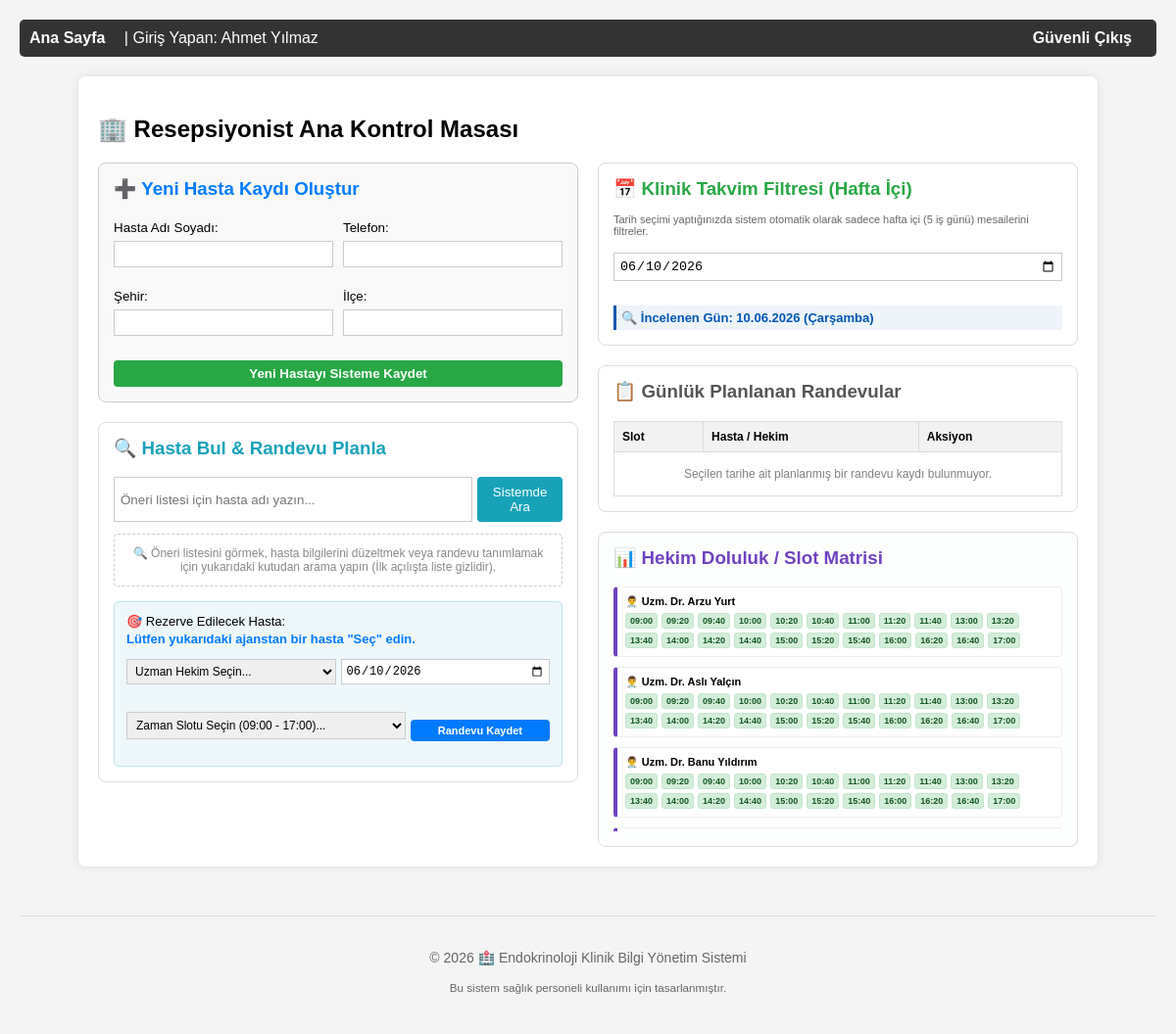
/resepsiyon.php (signed in), run on the app's committed database.
### tables this page shows
CREATE TABLE `users` (
  `id` int(11) NOT NULL,
  `role_id` int(11) DEFAULT NULL,
  `username` varchar(50) DEFAULT NULL,
  `password` varchar(255) DEFAULT NULL,
  `full_name` varchar(100) DEFAULT NULL,
  `phone` varchar(20) DEFAULT NULL,
  `city` varchar(50) DEFAULT NULL,
  `district` varchar(50) DEFAULT NULL
);

### resepsiyon.php (the view, shortened to what this page needs)
<?php
include 'header.php';
require_once 'db.php';
$selected_date = isset($_GET['filter_date']) ? $_GET['filter_date'] : date('Y-m-d');
$edit_patient = null;
$search_q = isset($_GET['p_search']) ? trim($_GET['p_search']) : '';
$hastalar = [];
$doktorlar = $pdo->query("SELECT id, full_name FROM users WHERE role_id = 2 ORDER BY full_name ASC")->fetchAll(PDO::FETCH_ASSOC);
$stmt = $pdo->prepare("SELECT a.*, p.full_name as patient_name, d.full_name as doctor_name FROM appointments a JOIN users p ON a.patient_id = p.id JOIN users d ON a.doctor_id = d.id WHERE DATE(a.appointment_date) = ? ORDER BY a.appointment_date ASC");
$stmt->execute([$selected_date]);
$günün_randevulari = $stmt->fetchAll(PDO::FETCH_ASSOC);
$dolu_slotlar = [];
$sabit_slotlar = [
    "09:00", "09:20", "09:40", "10:00", "10:20", "10:40", "11:00", "11:20", "11:40",
    "13:00", "13:20", "13:40", "14:00", "14:20", "14:40", "15:00", "15:20", "15:40",
    "16:00", "16:20", "16:40", "17:00"
];
?>
<div class="container">
    <h2>🏢 Resepsiyonist Ana Kontrol Masası</h2>
    <div class="grid">
        <div>
            <div style="background: #f9f9f9; padding: 15px; border: 1px solid #ccc; border-radius: 8px; margin-bottom: 20px;">
                <h3 style="margin-top:0; color:#007bff;"><?php echo $edit_patient ? '✏️ Hasta Bilgilerini Düzelt' : '➕ Yeni Hasta Kaydı Oluştur'; ?></h3>
                <form method="POST" action="resepsiyon.php?filter_date=<?php echo $selected_date; ?>">
                    <div class="grid" style="grid-template-columns: 1fr 1fr; gap:10px;">
                        <div><small>Hasta Adı Soyadı:</small><input type="text" name="full_name" value="<?php echo $edit_patient ? htmlspecialchars($edit_patient['full_name']) : ''; ?>" required style="padding:5px;"></div>
                        <div><small>Telefon:</small><input type="text" name="phone" value="<?php echo $edit_patient ? htmlspecialchars($edit_patient['phone']) : ''; ?>" required style="padding:5px;"></div>
                    </div>
                    <div class="grid" style="grid-template-columns: 1fr 1fr; gap:10px; margin-top:5px;">
                        <div><small>Şehir:</small><input type="text" name="city" value="<?php echo $edit_patient ? htmlspecialchars($edit_patient['city']) : ''; ?>" required style="padding:5px;"></div>
                        <div><small>İlçe:</small><input type="text" name="district" value="<?php echo $edit_patient ? htmlspecialchars($edit_patient['district']) : ''; ?>" required style="padding:5px;"></div>
                    </div>
                    <button type="submit" name="save_patient" class="btn btn-green" style="width:100%; margin-top:10px; padding:6px; font-weight:bold;"><?php echo $edit_patient ? 'Değişiklikleri Veritabanına İşle' : 'Yeni Hastayı Sisteme Kaydet'; ?></button>
                </form>
            </div>
            <div style="background: #fff; padding: 15px; border: 1px solid #ddd; border-radius: 8px;">
                <h3 style="margin-top:0; color:#17a2b8;">🔍 Hasta Bul & Randevu Planla</h3>
                <form method="GET" style="display:flex; gap:5px; margin-bottom:10px;">
                    <input type="text" name="p_search" placeholder="Öneri listesi için hasta adı yazın..." value="<?php echo htmlspecialchars($search_q); ?>" required style="margin:0; padding:6px;">
                    <button type="submit" class="btn btn-blue" style="width:auto; background:#17a2b8; border-color:#17a2b8;">Sistemde Ara</button>
                </form>
                <?php if(!empty($search_q)): ?>
                    <table style="font-size:12px; background:#fafafa;">
                        <thead><tr><th>Hasta Detay Bilgisi</th><th>Aksiyonlar</th></tr></thead>
                        <tbody>
                            <?php if(count($hastalar) > 0): ?>
                                <?php foreach($hastalar as $h): ?>
                                <tr>
                                    <td>
                                        <b><?php echo htmlspecialchars($h['full_name']); ?></b> <small style="color:gray;">(ID: <?php echo $h['id']; ?>)</small><br>
                                        <small style="color:#777;">📞 <?php echo htmlspecialchars($h['phone']); ?> | 📍 <?php echo htmlspecialchars($h['district']); ?></small>
                                    </td>
                                    <td>
                                        <a href="resepsiyon.php?filter_date=<?php echo $selected_date; ?>&edit_p_id=<?php echo $h['id']; ?>&p_search=<?php echo urlencode($search_q); ?>" class="btn btn-blue" style="font-size:10px; padding:2px 5px; background:#ffc107; border-color:#ffc107; color:#000; text-decoration:none; display:inline-block;">Düzelt</a>
                                        <button onclick="document.getElementById('p_target_id').value='<?php echo $h['id']; ?>'; document.getElementById('p_target_name').innerText='👤 <?php echo htmlspecialchars($h['full_name']); ?> (ID: <?php echo $h['id']; ?>)';" class="btn btn-green" style="font-size:10px; padding:2px 5px; margin-left:3px;">Seç</button>
                                    </td>
                                </tr>
                                <?php endforeach; ?>
                            <?php else: ?>
                                <tr><td colspan="2" style="color:red; text-align:center; font-weight:bold; padding:10px;">Kritik: Aradığınız kriterde bir hasta kaydı bulunamadı.</td></tr>
                            <?php endif; ?>
                        </tbody>
                    </table>
                <?php else: ?>
                    <p style="font-size:12px; color:#888; border:1px dashed #ccc; padding:12px; text-align:center; border-radius:4px; margin-bottom:15px;">🔍 Öneri listesini görmek, hasta bilgilerini düzeltmek veya randevu tanımlamak için yukarıdaki kutudan arama yapın (İlk açılışta liste gizlidir).</p>
                <?php endif; ?>
                <div id="randevu_form_alani" style="margin-top:15px; background:#eef7f9; padding:12px; border-radius:5px; border:1px solid #bee5eb;">
                    <div style="font-size:13px; margin-bottom:8px;">🎯 Rezerve Edilecek Hasta: <br><strong id="p_target_name" style="color:#007bff; display:inline-block; margin-top:3px;">Lütfen yukarıdaki ajanstan bir hasta "Seç" edin.</strong></div>
                    <form method="POST" action="resepsiyon.php?filter_date=<?php echo $selected_date; ?>">
                        <div class="grid" style="grid-template-columns: 1fr 1fr; gap:5px;">
                            <select name="doctor_id" required style="padding:4px; font-size:12px;">
                                <option value="">Uzman Hekim Seçin...</option>
                            </select>
                            <input type="date" name="app_date" value="<?php echo $selected_date; ?>" required style="padding:4px; font-size:12px;" min="<?php echo date('Y-m-d'); ?>">
                        </div>
                        <div class="grid" style="grid-template-columns: 2fr 1fr; gap:5px; margin-top:8px; align-items: center;">
                            <select name="app_time" required style="padding:5px; font-size:12px;">
                                <option value="">Zaman Slotu Seçin (09:00 - 17:00)...</option>
                            </select>
                            <button type="submit" name="add_appointment" class="btn btn-blue" style="font-size: 11px; padding: 5px 10px; width: auto; white-space: nowrap; font-weight:bold;">Randevu Kaydet</button>
                        </div>
                    </form>
                </div>
            </div>
        </div>
        <div>
            <div style="background:#fff; padding:15px; border:1px solid #ddd; border-radius:8px; margin-bottom:20px;">
                <h3 style="margin-top:0; color:#28a745;">📅 Klinik Takvim Filtresi (Hafta İçi)</h3>
                <p style="font-size:11px; color:#666; margin-top:-5px;">Tarih seçimi yaptığınızda sistem otomatik olarak sadece hafta içi (5 iş günü) mesailerini filtreler.</p>
                <form method="GET" action="resepsiyon.php" style="display:flex; gap:5px;">
                    <input type="date" name="filter_date" value="<?php echo $selected_date; ?>" onchange="this.form.submit()" style="padding:5px;">
                </form>
                <div style="margin-top:10px; font-size:13px; font-weight:bold; color:#0056b3; background:#eef4fa; padding:5px; border-left:3px solid #0056b3;">
                    🔍 İncelenen Gün: <?php echo date("d.m.Y", strtotime($selected_date)); ?> (<?php $gunler = ["","Pazartesi","Salı","Çarşamba","Perşembe","Cuma"]; echo $gunler[date('N', strtotime($selected_date))]; ?>)
                </div>
            </div>
            <div style="background: #fff; padding: 15px; border: 1px solid #ddd; border-radius: 8px; margin-bottom:20px;">
                <h3 style="margin-top:0; color:#555;">📋 Günlük Planlanan Randevular</h3>
                <table style="font-size:12px;">
                    <thead><tr><th>Slot</th><th>Hasta / Hekim</th><th>Aksiyon</th></tr></thead>
                    <tbody>
                        <?php if(count($günün_randevulari) > 0): ?>
                            <?php foreach($günün_randevulari as $gr): $bg = $gr['status'] == 'İptal' ? 'background:#fdf2f2;' : ''; ?>
                            <tr style="<?php echo $bg; ?>">
                                <td><b>⏰ <?php echo date("H:i", strtotime($gr['appointment_date'])); ?></b></td>
                                <td>
                                    👤 <b><?php echo htmlspecialchars($gr['patient_name']); ?></b><br>
                                    <small style="color:gray;">👨‍⚕️ Uzm. Dr. <?php echo htmlspecialchars($gr['doctor_name']); ?></small>
                                </td>
                                <td>
                                    <?php if($gr['status'] == 'Bekliyor'): ?>
                                        <a href="resepsiyon.php?filter_date=<?php echo $selected_date; ?>&cancel_id=<?php echo $gr['id']; ?>" class="btn btn-red" style="padding:2px 5px; font-size:10px; background:#dc3545; text-decoration:none;" onclick="return confirm('Bu randevuyu iptal etmek istediğinize emin misiniz?')">İptal Et</a>
                                    <?php else: ?>
                                        <small style="font-weight:bold; color:<?php echo $gr['status']=='İptal'?'red':'green'; ?>;"><?php echo $gr['status']; ?></small>
                                    <?php endif; ?>
                                </td>
                            </tr>
                            <?php endforeach; ?>
                        <?php else: ?>
                            <tr><td colspan="3" style="text-align:center; color:gray; padding:15px;">Seçilen tarihe ait planlanmış bir randevu kaydı bulunmuyor.</td></tr>
                        <?php endif; ?>
                    </tbody>
                </table>
            </div>
            <div style="background: #fdfefe; padding: 15px; border: 1px solid #ddd; border-radius: 8px;">
                <h3 style="margin-top:0; color:#6f42c1;">📊 Hekim Doluluk / Slot Matrisi</h3>
                <div style="max-height: 250px; overflow-y:auto; font-size:11px;">
                    <?php foreach($doktorlar as $doc): ?>
                        <div style="background:#fff; border:1px solid #eee; border-left:4px solid #6f42c1; padding:8px; margin-bottom:10px; border-radius:4px;">
                            <strong>👨‍⚕️ Uzm. Dr. <?php echo htmlspecialchars($doc['full_name']); ?></strong>
                            <div style="display:flex; flex-wrap:wrap; gap:4px; margin-top:5px;">
                                <?php
                                foreach($sabit_slotlar as $slot):
                                    $is_dolu = (isset($dolu_slotlar[$doc['id']]) && in_array($slot, $dolu_slotlar[$doc['id']]));
                                    $style = $is_dolu ? 'background:#f8d7da; color:#721c24; border:1px solid #f5c6cb;' : 'background:#d4edda; color:#155724; border:1px solid #c3e6cb;';
                                ?>
                                    <span style="<?php echo $style; ?> padding:2px 4px; border-radius:3px; font-size:9px; font-weight:bold;">
                                        <?php echo $slot; ?><?php echo $is_dolu ? ' (Dolu)' : ''; ?>
                                    </span>
                                <?php endforeach; ?>
                            </div>
                        </div>
                    <?php endforeach; ?>
                </div>
            </div>
        </div>
    </div>
</div>
<?php include 'footer.php'; ?>

### header.php (shortened to what this page needs)
<!DOCTYPE html>
<html lang="tr">
<head>
</head>
<body>
<?php if(isset($_SESSION['user_id'])): ?>
    <nav>
        <a href="dashboard.php">Ana Sayfa</a>
        <span>| Giriş Yapan: <?php echo $_SESSION['full_name']; ?></span>
        <a href="logout.php" style="float:right">Güvenli Çıkış</a>
    </nav>
<?php endif; ?>

### footer.php
<div style="margin-top: 50px; padding: 20px; text-align: center; border-top: 1px solid #ddd; color: #666; font-size: 14px;">
        <p>&copy; <?php echo date("Y"); ?> 🏥 Endokrinoloji Klinik Bilgi Yönetim Sistemi</p>
        <small>Bu sistem sağlık personeli kullanımı için tasarlanmıştır.</small>
    </div>
</body>
</html>

### header.php (style rules this page uses)
body { font-family: sans-serif; background-color: #f4f4f4; margin: 0; padding: 20px; }
.container { background: white; padding: 20px; border-radius: 8px; box-shadow: 0 0 10px rgba(0,0,0,0.1); max-width: 1000px; margin: auto; }
nav { background: #333; padding: 10px; color: white; margin-bottom: 20px; border-radius: 5px; }
nav a { color: white; text-decoration: none; margin-right: 15px; font-weight: bold; }
table { width: 100%; border-collapse: collapse; margin-top: 10px; }
table, th, td { border: 1px solid #ddd; padding: 8px; text-align: left; }
th { background-color: #f2f2f2; }
.btn { padding: 8px 12px; text-decoration: none; border-radius: 4px; border: none; cursor: pointer; display: inline-block; }
.btn-blue { background: #007bff; color: white; }
.btn-green { background: #28a745; color: white; }
input, select, textarea { width: 100%; padding: 8px; margin: 5px 0 15px 0; border: 1px solid #ccc; box-sizing: border-box; }
.grid { display: grid; grid-template-columns: 1fr 1fr; gap: 20px; }

### data on the page
users: full_name "Arzu Yurt", slot "09:00", slot "09:20", slot "09:40", slot "10:00", slot "10:20", slot "10:40", slot "11:00", slot "11:20", slot "11:40", slot "13:00", slot "13:20", slot "13:40", slot "14:00", slot "14:20", slot "14:40", slot "15:00", slot "15:20", slot "15:40", slot "16:00", slot "16:20", slot "16:40", slot "17:00"
users: full_name "Aslı Yalçın", slot "09:00", slot "09:20", slot "09:40", slot "10:00", slot "10:20", slot "10:40", slot "11:00", slot "11:20", slot "11:40", slot "13:00", slot "13:20", slot "13:40", slot "14:00", slot "14:20", slot "14:40", slot "15:00", slot "15:20", slot "15:40", slot "16:00", slot "16:20", slot "16:40", slot "17:00"
users: full_name "Banu Yıldırım", slot "09:00", slot "09:20", slot "09:40", slot "10:00", slot "10:20", slot "10:40", slot "11:00", slot "11:20", slot "11:40", slot "13:00", slot "13:20", slot "13:40", slot "14:00", slot "14:20", slot "14:40", slot "15:00", slot "15:20", slot "15:40", slot "16:00", slot "16:20", slot "16:40", slot "17:00"

### other printed values
$_SESSION['full_name'] "Ahmet Yılmaz"
date("d.m.Y", strtotime($selected_date)) "10.06.2026"
$gunler[date('N', strtotime($selected_date))] "Çarşamba"
